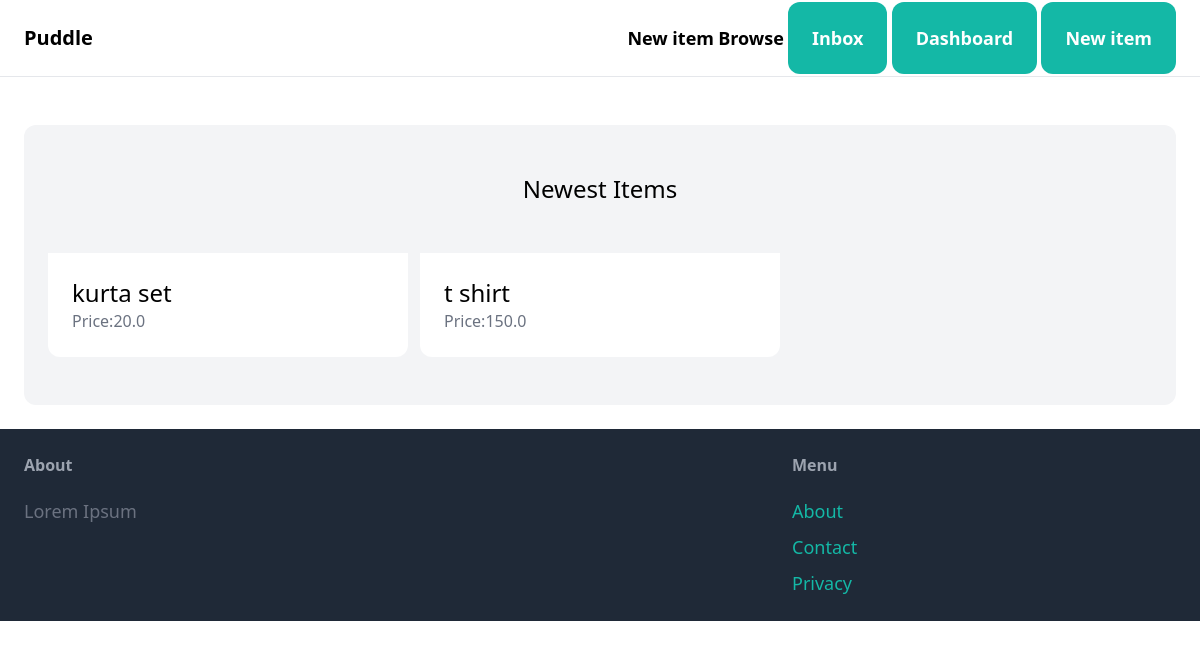
The page /dashboard/ (signed in) on the database its author committed.
### item/models.py (models this page shows, shortened)
class Item(models.Model):
    category = models.ForeignKey(Category,related_name='items',on_delete=models.CASCADE)
    name = models.CharField(max_length=255)
    description = models.TextField(blank=True,null=True)
    price = models.FloatField()
    image = models.ImageField(upload_to='item_images',blank=True,null=True)
    is_sold = models.BooleanField(default=False)
    created_by = models.ForeignKey(User,related_query_name='items',on_delete=models.CASCADE)
    created_at = models.DateTimeField(auto_now_add=True)

### dashboard/views.py (the view)
# urls.py: path("",views.index,name='index'),
@login_required
def index(request):
    items = Item.objects.filter(created_by=request.user)
    print(request.user)
    return render(request,'dashboard/index.html',{
        'items':items,
    })

### dashboard/templates/dashboard/index.html (shortened to what this page needs)
{% extends 'core/base.html' %}
{% block content %}
<div class="mt-6 px-6 py-12 bg-gray-100 rounded-xl">
  <h2 class="mb-12 text-2xl text-center">Newest Items</h2>
  <div class="grid grid-cols-3 gap-3">
    {% for item in items %}
    <div>
      <a href="{% url 'item:detail' item.id %}">
        <div class="p-6 bg-white rounded-b-xl">
          <h2 class="text-2xl">{{item.name}}</h2>
          <p class="text-gray-500">Price:{{item.price}}</p>
        </div>
      </a>
    </div>
    {% endfor %}
  </div>
</div>
{% endblock %}

### rows shown on the page
Item: name "kurta set", price "20.0"
Item: name "t shirt", price "150.0"
